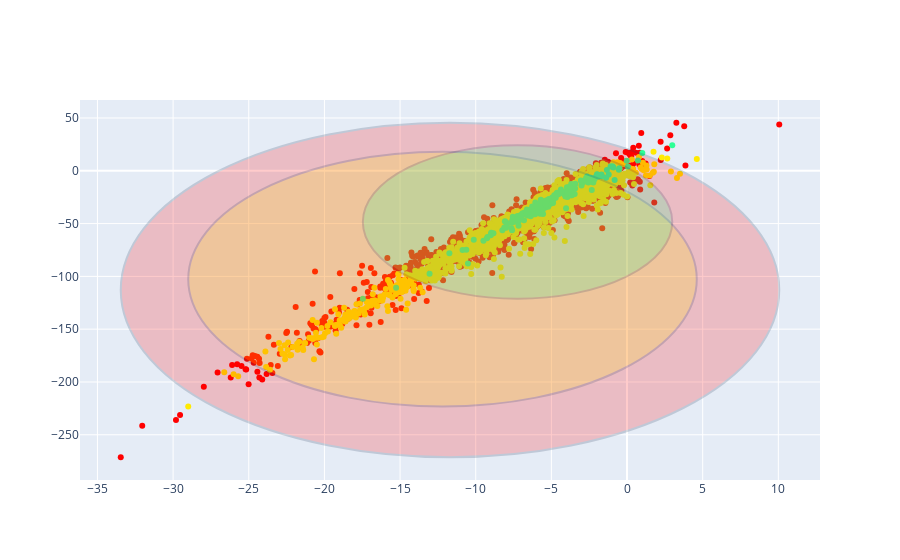

Notebook cell for this chart:
### Markdown cell above
https://plotly.com/python/shapes/

### Code cell
# plot (plotly)
country_list = ['CN','US','ZM']

# Create figure
fig = go.Figure()
index = 0
for name, group in groups:
    if name in country_list:
        # reset color index
        if index > 7: index = 0

        fig.add_trace(go.Scatter(x=group["O18"],y=group["H2"], mode="markers", marker=dict(color=px.colors.sequential.Rainbow_r[index])))
        
        # Add shapes
        fig.add_shape(type="circle",
            xref="x", yref="y",
            x0=min(group["O18"]), y0=min(group["H2"]),
            x1=max(group["O18"]), y1=max(group["H2"]),
            opacity=0.2,
            fillcolor=px.colors.sequential.Rainbow_r[index]
        )

        fig.add_trace(go.Surface)

        index += 2

# Hide legend
fig.update_layout(showlegend=False)


fig.show()

### Figure 1 — Plotly figure (JSON) as saved in the notebook; plotly's stock layout.template omitted (floating-point values rounded to 4 significant figures; data arrays with more than 128 entries replaced by an {"elided": "..."} marker saying what was removed)
{"data": [{"marker": {"color": "rgb(255,0,0)"}, "mode": "markers", "type": "scatter", "x": {"elided": "2323 float values"}, "y": {"elided": "2323 float values"}}, {"marker": {"color": "rgb(255,234,0)"}, "mode": "markers", "type": "scatter", "x": {"elided": "1546 float values"}, "y": {"elided": "1546 float values"}}, {"marker": {"color": "rgb(44,255,150)"}, "mode": "markers", "type": "scatter", "x": {"elided": "159 float values"}, "y": {"elided": "159 float values"}}], "layout": {"shapes": [{"fillcolor": "rgb(255,0,0)", "opacity": 0.2, "type": "circle", "x0": -33.46, "x1": 10.06, "xref": "x", "y0": -271.3, "y1": 45.5, "yref": "y"}, {"fillcolor": "rgb(255,234,0)", "opacity": 0.2, "type": "circle", "x0": -29, "x1": 4.61, "xref": "x", "y0": -223.3, "y1": 18, "yref": "y"}, {"fillcolor": "rgb(44,255,150)", "opacity": 0.2, "type": "circle", "x0": -17.46, "x1": 2.99, "xref": "x", "y0": -121.2, "y1": 24.2, "yref": "y"}], "showlegend": false}}
